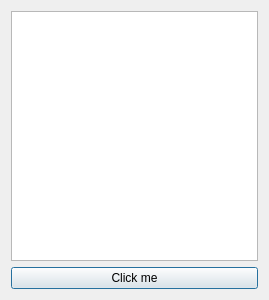
<?xml version="1.0" encoding="UTF-8"?>
<ui version="4.0">
 <class>Dialog</class>
 <widget class="QDialog" name="Dialog">
  <property name="geometry">
   <rect>
    <x>0</x>
    <y>0</y>
    <width>269</width>
    <height>300</height>
   </rect>
  </property>
  <property name="windowTitle">
   <string>Dialog</string>
  </property>
  <layout class="QVBoxLayout" name="verticalLayout">
   <item>
    <widget class="QListWidget" name="listWidget"/>
   </item>
   <item>
    <widget class="QPushButton" name="pushButton">
     <property name="text">
      <string>Click me</string>
     </property>
    </widget>
   </item>
  </layout>
 </widget>
 <layoutdefault spacing="6" margin="11"/>
 <resources/>
 <connections/>
</ui>
